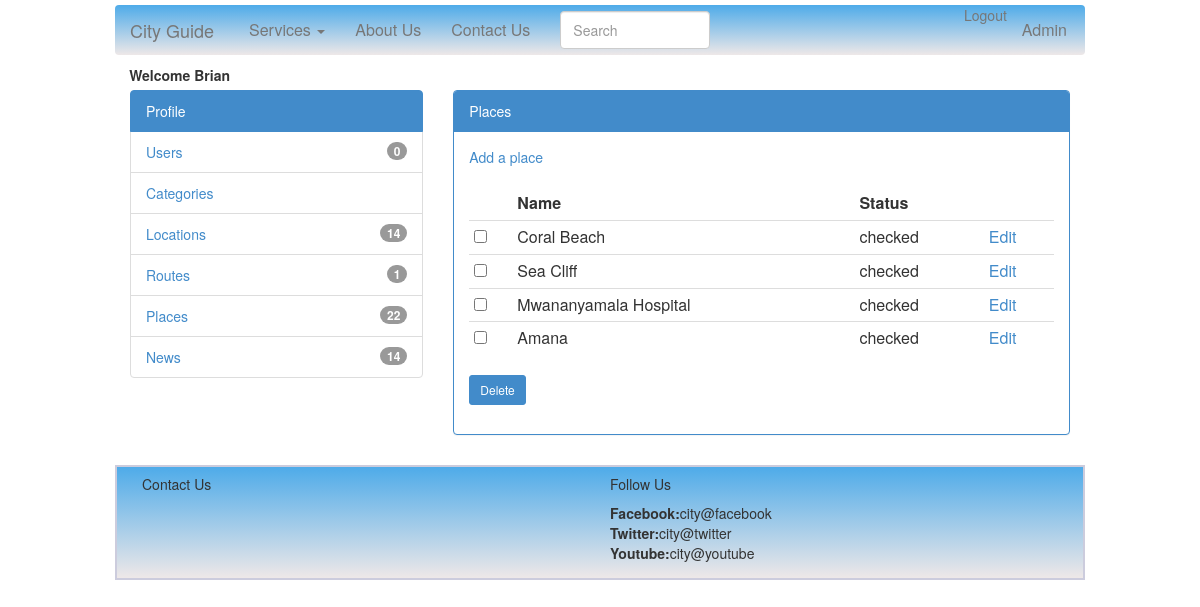
Page /admin.php?panel=placepanel (signed in) on the committed database.
### tables this page shows
CREATE TABLE IF NOT EXISTS `place` (
  `id` int(11) NOT NULL AUTO_INCREMENT,
  `category_id` int(11) NOT NULL,
  `person_id` int(11) NOT NULL,
  `name` varchar(50) NOT NULL,
  `location_id` int(11) NOT NULL,
  `description` varchar(200) NOT NULL,
  `service1` varchar(100) NOT NULL,
  `service2` varchar(100) NOT NULL,
  `service3` varchar(100) NOT NULL,
  `service4` varchar(100) NOT NULL,
  `service5` varchar(100) NOT NULL,
  `nearestPoint` varchar(50) NOT NULL,
  `direction` varchar(200) NOT NULL,
  `workingHours` varchar(50) NOT NULL,
  `longitude` decimal(20,15) NOT NULL,
  `latitude` decimal(20,15) NOT NULL,
  `email` varchar(50) NOT NULL,
  `phone1` int(12) NOT NULL,
  `phone2` int(12) NOT NULL,
  `status` varchar(50) NOT NULL,
  `membership` int(11) NOT NULL,
  PRIMARY KEY (`id`)
);

### inc/DAO/placeDAO.php (called while the page is built, shortened)
<?php
class placeDAO
{
    function getplaces()
    {
    	$selectquery = "SELECT * FROM place";
    	$data = mysql_query($selectquery);
    	$places = null;
    	while($result = mysql_fetch_array($data))
    	{
    		$places[] = $result;
    	}
    	if($places == null)
    	{
    		return "no places, please add a places";
    	}
    	else
    	{
    		return $places;
    	}
     }
}
?>

### inc/views/placepanel.php (the view, shortened to what this page needs)
<div class="panel panel-primary" id="placespanel">
  <div class="panel-heading"> Places</div>
  <a href="admin.php?panel=addplacepanel">Add a place</a><br /><br />
  <?php
  if ($_SESSION["userrole"] == "admin")
  {
    $places = $placeDAO->getplaces();
  }
  else
  {
    $places = $placeDAO->getplacesbypersonid($_SESSION['id']);
  }
  if ($places != null)
  {
    ?>
    <form method="POST" action="../inc/BL/placeBL.php">
      <table class="table table-condensed ">
        <thead>
          <th></th>
          <th>Name</th>
          <th>Status</th>
        </thead>
        <?php
        foreach ($places as $place) {
          $id = $place['id'];
          ?>
          <tr>
            <td><input type="checkbox" name="places[]" value="<?php echo $id; ?>"></td>
            <td><?php echo $place['name']; ?></td>
            <td><?php echo $place['status']; ?></td>
            <td><a href="admin.php?panel=addplacepanel&placeid=<?php echo $id; ?>"><?php echo "Edit"; ?></a></td>
          </tr>
          <?php
        }
        ?>
      </table>
      <input type="submit" name="deletebutton" value="Delete" class="btn btn-small btn-primary">
      <?php
    }
    ?>
  </form>
</div>

### rows in the picture
place: name "Coral Beach", status "checked"
place: name "Sea Cliff", status "checked"
place: name "Mwananyamala Hospital", status "checked"
place: name "Amana", status "checked"

### other values in the picture
$_SESSION['user']['firstname'] "Brian"
$newusercount "0"
